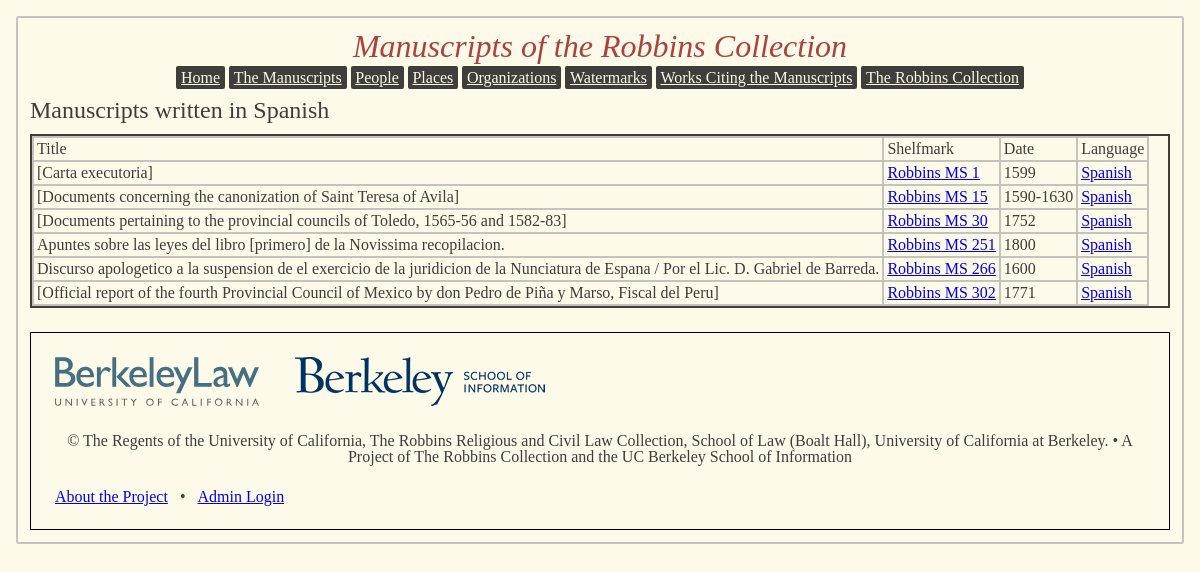
/mss_by_language11, run on the app's committed database.
### app/models.py (models this page shows, shortened)
class manuscript(db.Model):
	id = db.Column(db.Integer, primary_key=True)
	shelfmark = db.Column(db.String(15))
	ms_format = db.Column(db.String(20))
	date1 = db.Column(db.Integer)
	date2 = db.Column(db.Integer)
	datetype = db.Column(db.String(1))
	language = db.Column(db.Integer, db.ForeignKey('language.id'))
	summary = db.Column(db.String(1000))
	ownership_history = db.Column(db.String(1000))
	origin = db.Column(db.String(1000))
	decoration = db.Column(db.String(1000))
	binding = db.Column(db.String(1000))
	num_volumes = db.Column(db.Integer)
	catalog_url = db.Column(db.String(1000))
	ds_url = db.Column(db.String(1000))
	volumes = db.relationship('volume',
		cascade = 'delete, delete-orphan',
		backref = 'ms',
		lazy='dynamic')
	contents = db.relationship('content_item',
		backref = 'ms',
		lazy='dynamic')
	titles = db.relationship('title',
		cascade = 'delete, delete-orphan',
		backref = 'ms',
		lazy='dynamic'
		)
	watermarks = db.relationship('watermark',
		secondary = has_watermark,
		backref = db.backref('mss', lazy='dynamic')
		)
	assoc_people = db.relationship('person_ms_assoc',
		cascade = 'delete, delete-orphan',
		backref = 'ms',
		lazy='dynamic')
	places = db.relationship('place',
		secondary = has_place,
		backref = db.backref('mss', lazy='dynamic')
		)
	orgs = db.relationship('org_ms_assoc',
		cascade = 'delete, delete-orphan',
		backref= 'ms',
		lazy='dynamic')
	treatments = db.relationship('external_doc',
		secondary=has_external_doc,
		backref = db.backref('mss', lazy='dynamic')
		)
	subjects = db.relationship('ms_subject_assoc',
		backref = 'ms',
		lazy = 'dynamic'
		)

class title(db.Model):
	id = db.Column(db.Integer, primary_key=True)
	title_text = db.Column(db.String(150))
	title_type = db.Column(db.String(20))
	ms_id = db.Column(db.Integer, db.ForeignKey('manuscript.id'))

class language(db.Model):
	id = db.Column(db.Integer, primary_key = True)
	name = db.Column(db.String(60))
	mss = db.relationship('manuscript',
		backref = 'ms_language',
		lazy='dynamic')

### app/views.py (the view)
@app.route('/mss_by_language<focus_lang_id>', methods = ['GET'])
def ms_by_language(focus_lang_id):
	focuslanguage = models.language.query.get(focus_lang_id)
	if focuslanguage == None:
		abort(404)
	langmss = models.manuscript.query.filter_by(ms_language = focuslanguage)
	headline = 'Manuscripts written in ' + focuslanguage.name
	return render_template('msresults.html', recs = langmss, headline = headline)

### app/templates/msresults.html
{% extends "base.html" %}
{% block content %}
	<h3>{{ headline }}</h3>
	<div id="contentsdiv">
		<table id="contentstable">
		<tr>
			<td>Title</td>
			<td>Shelfmark</td>
			<td>Date</td>
			<td>Language</td>
		</tr>
		{% for record in recs %}
		<tr>
			<td>{{record.titles.filter_by(title_type='main').first().title_text}}</td>
			<td><a href="ms{{record.id}}">{{record.shelfmark}}</a></td>
			{% if record.date2 %}
			<td>{{record.date1}}-{{record.date2}}</td>
			{% else %}
			<td>{{record.date1}}</td>
			{% endif %}
			<td><a href="{{url_for('ms_by_language', focus_lang_id=record.ms_language.id)}}">{{record.ms_language.name}}</a></td>
		</tr>
		{% endfor %}
		</table>
	</div>
{% endblock %}

### app/static/main.css (style rules this page uses)
html, body, div, span, applet, object, iframe, h1, h2, h3, h4, h5, h6, p, blockquote, pre, a, abbr, acronym, address, big, cite, code, del, dfn, em, img, ins, kbd, q, s, samp, small, strike, strong, sub, sup, tt, var, b, u, i, center, dl, dt, dd, ol, ul, li, fieldset, form, label, legend, table, caption, tbody, tfoot, thead, tr, th, td, article, aside, canvas, details, embed, figure, figcaption, footer, header, hgroup, menu, nav, output, ruby, section, summary, time, mark, audio, video { margin: 0; padding: 0; border: 0; font-size: 100%; font: inherit; vertical-align: baseline; }
body { line-height: 1; }
table { border-collapse: collapse; border-spacing: 0; }
html, body { background-color: #FEFAE9; margin: 0; padding: 0; }
h3, h4, h5, h6 { font-family: "Times New Roman"; color: #3F3E3A; }
h3 { font-size: 1.5em; }
div#wrapper h3, h4 { margin: .5em; }
p, td, th { color: #3F3E3A; font-family: "Times New Roman"; font-size: 1em; }
#contentsdiv { margin: .75em; border-style: solid; border-color: #3F3E3A; border-width: 2px; }
table, th, td { vertical-align: top; border-width: 2px; border-style: solid; border-color: #C5C3BC; border-collapse: collapse; padding: 3px; text-align: left; }

### data on the page
manuscript: titles.filter_by "[Carta executoria]", shelfmark "Robbins MS 1", date1 "1599", ms_language.name "Spanish"
manuscript: titles.filter_by "[Documents concerning the canonization of Saint Teresa of Avila]", shelfmark "Robbins MS 15", date1 "1590", date2 "1630", ms_language.name "Spanish"
manuscript: titles.filter_by "[Documents pertaining to the provincial councils of Toledo, 1565-56 and 1582-83]", shelfmark "Robbins MS 30", date1 "1752", ms_language.name "Spanish"
manuscript: titles.filter_by "Apuntes sobre las leyes del libro [primero] de la Novissima recopilacion.", shelfmark "Robbins MS 251", date1 "1800", ms_language.name "Spanish"
manuscript: titles.filter_by "Discurso apologetico a la suspension de el exercicio de la juridicion de la Nunciatura de Espana / Por el Lic. D. Gabriel de Barreda.", shelfmark "Robbins MS 266", date1 "1600", ms_language.name "Spanish"
manuscript: titles.filter_by "[Official report of the fourth Provincial Council of Mexico by don Pedro de Piña y Marso, Fiscal del Peru]", shelfmark "Robbins MS 302", date1 "1771", ms_language.name "Spanish"

### other printed values
{{ headline }} "Manuscripts written in Spanish"
